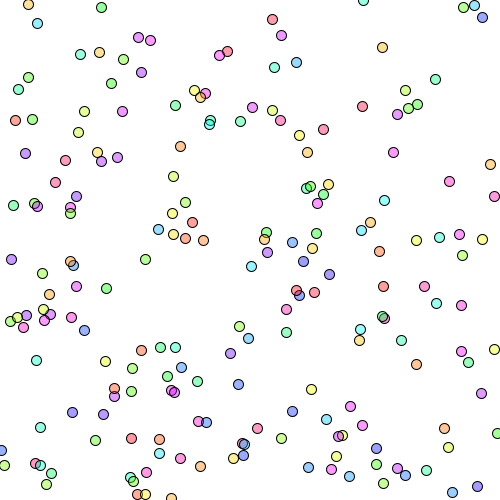
Frame 1 (no input)
Frame 60 (the mouse pressed at the canvas centre just before this capture): identical to frame 1, image omitted
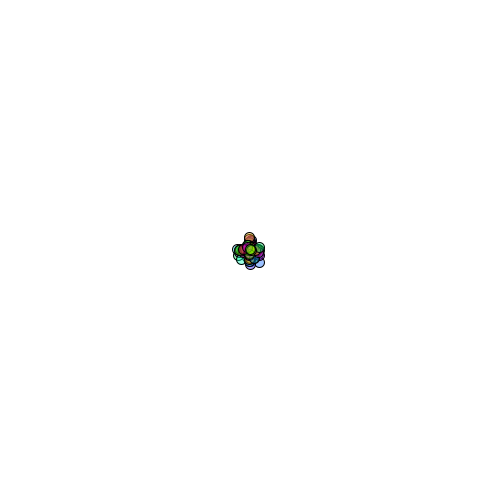
Frame 120 (the mouse held since frame 60 and released just before this capture)

The Processing sketch that drew these frames (run headless with seeded random() and noise(); from frame 60 on, the mouse is pressed at the canvas centre):

// Processing sketch: processing_101166
// ── processing_101166.pde

Circle[] circles = new Circle[200];

void setup() {
  size(500, 500);
  colorMode(HSB, 360, 100, 100);
  background(360);

  for (int i = 0 ; i < circles.length;i++) {
    circles[i] = new Circle();
  }
}

void draw() {
  background(360);

  for (int i = 0 ; i < circles.length;i++) {
    circles[i].move();
    circles[i].display();
  }
}

class Circle {
  float default_x = random(width);
  float default_y = random(height);
  float x;
  float y;
  float hue = random(360);

  float easing_x = random(0.03, 0.07)*1.5;
  float easing_y = random(0.03, 0.07)*1.5;

  int r = 10;

  Circle() {
    x = default_x;
    y = default_y;
  }

  void move() {
    if (mousePressed == true) {
      x += (mouseX - x) * easing_x;
      y += (mouseY - y) * easing_y;
    } else {
      x += (default_x - x) * easing_x;
      y += (default_y - y) * easing_y;
    }
  }

  void display() {
    stroke(0);
    fill(hue, 100, 100, 100);
    ellipse(x, y, r, r);
  }
}
